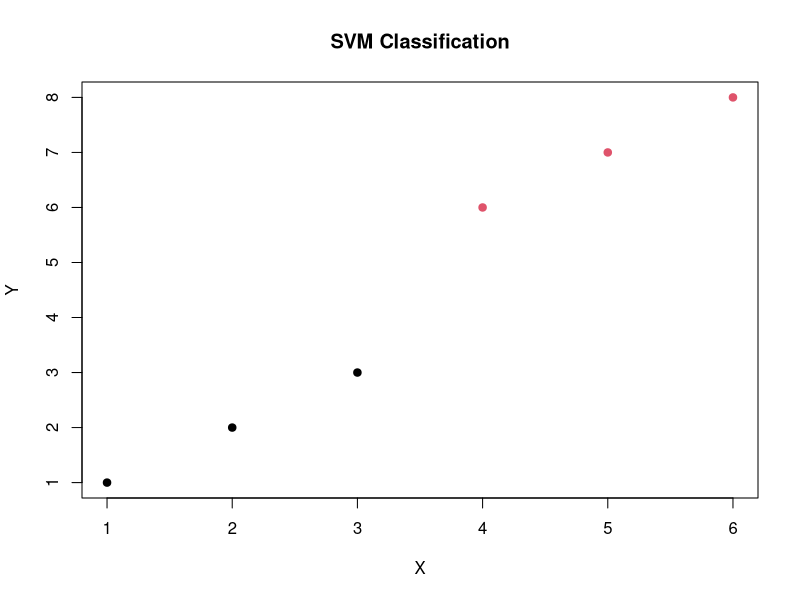

This figure's R source:


library(e1071)


x <- c(1, 2, 3, 4, 5, 6)
y <- c(1, 2, 3, 6, 7, 8)

class <- as.factor(c("A", "A", "A", "B", "B", "B"))

data <- data.frame(x, y, class)


model <- svm(class ~ x + y, data = data)

print("SVM Model:")
print(model)


new_data <- data.frame(x = 4, y = 5)

prediction <- predict(model, new_data)

print("Predicted Class:")
print(prediction)


png("svm_plot.png")


plot(data$x, data$y,
     col = class,
     pch = 19,
     xlab = "X",
     ylab = "Y",
     main = "SVM Classification")


dev.off()
